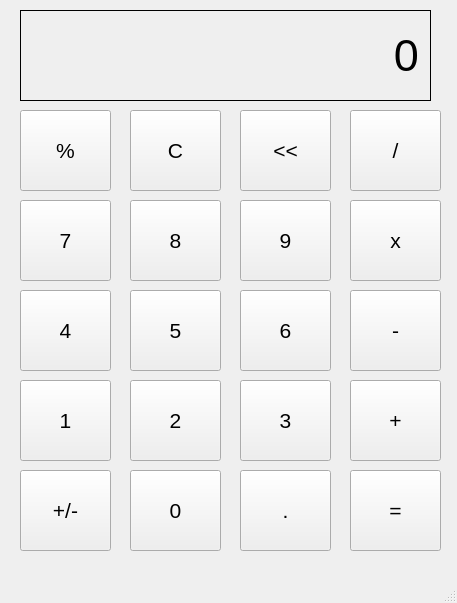
<?xml version="1.0" encoding="UTF-8"?>
<ui version="4.0">
 <class>SimpleCalculator</class>
 <widget class="QMainWindow" name="SimpleCalculator">
  <property name="geometry">
   <rect>
    <x>0</x>
    <y>0</y>
    <width>457</width>
    <height>603</height>
   </rect>
  </property>
  <property name="windowTitle">
   <string>MainWindow</string>
  </property>
  <widget class="QWidget" name="centralwidget">
   <widget class="QLabel" name="outputLabel">
    <property name="geometry">
     <rect>
      <x>20</x>
      <y>10</y>
      <width>411</width>
      <height>91</height>
     </rect>
    </property>
    <property name="font">
     <font>
      <pointsize>34</pointsize>
     </font>
    </property>
    <property name="layoutDirection">
     <enum>Qt::LeftToRight</enum>
    </property>
    <property name="frameShape">
     <enum>QFrame::Box</enum>
    </property>
    <property name="text">
     <string>0</string>
    </property>
    <property name="alignment">
     <set>Qt::AlignRight|Qt::AlignTrailing|Qt::AlignVCenter</set>
    </property>
   </widget>
   <widget class="QPushButton" name="percentButton">
    <property name="geometry">
     <rect>
      <x>20</x>
      <y>110</y>
      <width>91</width>
      <height>81</height>
     </rect>
    </property>
    <property name="font">
     <font>
      <pointsize>16</pointsize>
     </font>
    </property>
    <property name="text">
     <string>%</string>
    </property>
   </widget>
   <widget class="QPushButton" name="sevenButton">
    <property name="geometry">
     <rect>
      <x>20</x>
      <y>200</y>
      <width>91</width>
      <height>81</height>
     </rect>
    </property>
    <property name="font">
     <font>
      <pointsize>16</pointsize>
     </font>
    </property>
    <property name="text">
     <string>7</string>
    </property>
   </widget>
   <widget class="QPushButton" name="fourButton">
    <property name="geometry">
     <rect>
      <x>20</x>
      <y>290</y>
      <width>91</width>
      <height>81</height>
     </rect>
    </property>
    <property name="font">
     <font>
      <pointsize>16</pointsize>
     </font>
    </property>
    <property name="text">
     <string>4</string>
    </property>
   </widget>
   <widget class="QPushButton" name="oneButton">
    <property name="geometry">
     <rect>
      <x>20</x>
      <y>380</y>
      <width>91</width>
      <height>81</height>
     </rect>
    </property>
    <property name="font">
     <font>
      <pointsize>16</pointsize>
     </font>
    </property>
    <property name="text">
     <string>1</string>
    </property>
   </widget>
   <widget class="QPushButton" name="plusminusButton">
    <property name="geometry">
     <rect>
      <x>20</x>
      <y>470</y>
      <width>91</width>
      <height>81</height>
     </rect>
    </property>
    <property name="font">
     <font>
      <pointsize>16</pointsize>
     </font>
    </property>
    <property name="text">
     <string>+/-</string>
    </property>
   </widget>
   <widget class="QPushButton" name="zeroButton">
    <property name="geometry">
     <rect>
      <x>130</x>
      <y>470</y>
      <width>91</width>
      <height>81</height>
     </rect>
    </property>
    <property name="font">
     <font>
      <pointsize>16</pointsize>
     </font>
    </property>
    <property name="text">
     <string>0</string>
    </property>
   </widget>
   <widget class="QPushButton" name="eightButton">
    <property name="geometry">
     <rect>
      <x>130</x>
      <y>200</y>
      <width>91</width>
      <height>81</height>
     </rect>
    </property>
    <property name="font">
     <font>
      <pointsize>16</pointsize>
     </font>
    </property>
    <property name="text">
     <string>8</string>
    </property>
   </widget>
   <widget class="QPushButton" name="twoButton">
    <property name="geometry">
     <rect>
      <x>130</x>
      <y>380</y>
      <width>91</width>
      <height>81</height>
     </rect>
    </property>
    <property name="font">
     <font>
      <pointsize>16</pointsize>
     </font>
    </property>
    <property name="text">
     <string>2</string>
    </property>
   </widget>
   <widget class="QPushButton" name="clearButton">
    <property name="geometry">
     <rect>
      <x>130</x>
      <y>110</y>
      <width>91</width>
      <height>81</height>
     </rect>
    </property>
    <property name="font">
     <font>
      <pointsize>16</pointsize>
     </font>
    </property>
    <property name="text">
     <string>C</string>
    </property>
   </widget>
   <widget class="QPushButton" name="fiveButton">
    <property name="geometry">
     <rect>
      <x>130</x>
      <y>290</y>
      <width>91</width>
      <height>81</height>
     </rect>
    </property>
    <property name="font">
     <font>
      <pointsize>16</pointsize>
     </font>
    </property>
    <property name="text">
     <string>5</string>
    </property>
   </widget>
   <widget class="QPushButton" name="decimalButton">
    <property name="geometry">
     <rect>
      <x>240</x>
      <y>470</y>
      <width>91</width>
      <height>81</height>
     </rect>
    </property>
    <property name="font">
     <font>
      <pointsize>16</pointsize>
     </font>
    </property>
    <property name="text">
     <string>.</string>
    </property>
   </widget>
   <widget class="QPushButton" name="threeButton">
    <property name="geometry">
     <rect>
      <x>240</x>
      <y>380</y>
      <width>91</width>
      <height>81</height>
     </rect>
    </property>
    <property name="font">
     <font>
      <pointsize>16</pointsize>
     </font>
    </property>
    <property name="text">
     <string>3</string>
    </property>
   </widget>
   <widget class="QPushButton" name="nineButton">
    <property name="geometry">
     <rect>
      <x>240</x>
      <y>200</y>
      <width>91</width>
      <height>81</height>
     </rect>
    </property>
    <property name="font">
     <font>
      <pointsize>16</pointsize>
     </font>
    </property>
    <property name="text">
     <string>9</string>
    </property>
   </widget>
   <widget class="QPushButton" name="sixButton">
    <property name="geometry">
     <rect>
      <x>240</x>
      <y>290</y>
      <width>91</width>
      <height>81</height>
     </rect>
    </property>
    <property name="font">
     <font>
      <pointsize>16</pointsize>
     </font>
    </property>
    <property name="text">
     <string>6</string>
    </property>
   </widget>
   <widget class="QPushButton" name="arrowButton">
    <property name="geometry">
     <rect>
      <x>240</x>
      <y>110</y>
      <width>91</width>
      <height>81</height>
     </rect>
    </property>
    <property name="font">
     <font>
      <pointsize>16</pointsize>
     </font>
    </property>
    <property name="text">
     <string>&lt;&lt;</string>
    </property>
   </widget>
   <widget class="QPushButton" name="timesButton">
    <property name="geometry">
     <rect>
      <x>350</x>
      <y>200</y>
      <width>91</width>
      <height>81</height>
     </rect>
    </property>
    <property name="font">
     <font>
      <pointsize>16</pointsize>
     </font>
    </property>
    <property name="text">
     <string>x</string>
    </property>
   </widget>
   <widget class="QPushButton" name="subtractButton">
    <property name="geometry">
     <rect>
      <x>350</x>
      <y>290</y>
      <width>91</width>
      <height>81</height>
     </rect>
    </property>
    <property name="font">
     <font>
      <pointsize>16</pointsize>
     </font>
    </property>
    <property name="text">
     <string>-</string>
    </property>
   </widget>
   <widget class="QPushButton" name="addButton">
    <property name="geometry">
     <rect>
      <x>350</x>
      <y>380</y>
      <width>91</width>
      <height>81</height>
     </rect>
    </property>
    <property name="font">
     <font>
      <pointsize>16</pointsize>
     </font>
    </property>
    <property name="text">
     <string>+</string>
    </property>
   </widget>
   <widget class="QPushButton" name="equalButton">
    <property name="geometry">
     <rect>
      <x>350</x>
      <y>470</y>
      <width>91</width>
      <height>81</height>
     </rect>
    </property>
    <property name="font">
     <font>
      <pointsize>16</pointsize>
     </font>
    </property>
    <property name="text">
     <string>=</string>
    </property>
   </widget>
   <widget class="QPushButton" name="divideButton">
    <property name="geometry">
     <rect>
      <x>350</x>
      <y>110</y>
      <width>91</width>
      <height>81</height>
     </rect>
    </property>
    <property name="font">
     <font>
      <pointsize>16</pointsize>
     </font>
    </property>
    <property name="text">
     <string>/</string>
    </property>
   </widget>
  </widget>
  <widget class="QMenuBar" name="menubar">
   <property name="geometry">
    <rect>
     <x>0</x>
     <y>0</y>
     <width>457</width>
     <height>21</height>
    </rect>
   </property>
  </widget>
  <widget class="QStatusBar" name="statusbar"/>
 </widget>
 <resources/>
 <connections/>
</ui>
